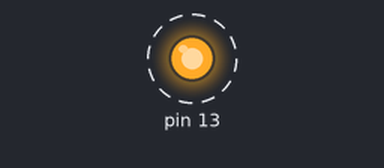
Recording of a sketch running on a simulated Arduino Uno, built with avr-gcc and run on an emulated ATmega328P. Shown: output pins drawn as LEDs (lit = HIGH). Dashed ring = blinking. What the sketch prints to the serial monitor is not drawn.

Above: at 1.5 s.
Timing chart, 0 to 5.6 s (numbered marks = the images above):
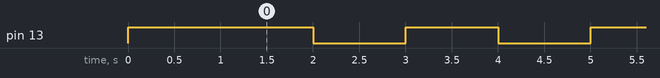

The sketch:

led13.ino
```cpp
void setup() {
  Serial.begin(9600);
  Serial.println("Test  LED 13 ");
  pinMode(13,OUTPUT); // 13번 핀 연결
  digitalWrite(13,1);
  delay(1000);
  digitalWrite(13,0);
}

void loop() {
  digitalWrite(13,1);
  delay(1000);
  digitalWrite(13,0);
  delay(1000);

}
```

Measured:
- by itself, pin 13: alternates HIGH for 1.0 s and LOW for 1.0 s
